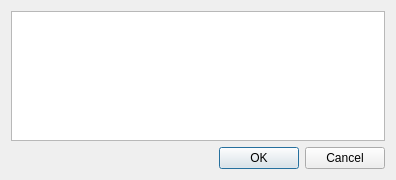
<?xml version="1.0" encoding="UTF-8"?>
<ui version="4.0">
 <class>dialogEditNotes</class>
 <widget class="QDialog" name="dialogEditNotes">
  <property name="geometry">
   <rect>
    <x>0</x>
    <y>0</y>
    <width>396</width>
    <height>180</height>
   </rect>
  </property>
  <property name="windowTitle">
   <string>Breakq Reminder - Edit Notes</string>
  </property>
  <property name="windowIcon">
   <iconset>
    <normaloff>:/Plant.png</normaloff>:/Plant.png</iconset>
  </property>
  <layout class="QVBoxLayout" name="verticalLayout">
   <item>
    <widget class="QPlainTextEdit" name="txtNewNotes"/>
   </item>
   <item>
    <layout class="QHBoxLayout" name="horizontalLayout">
     <item>
      <spacer name="horizontalSpacer">
       <property name="orientation">
        <enum>Qt::Horizontal</enum>
       </property>
       <property name="sizeHint" stdset="0">
        <size>
         <width>40</width>
         <height>20</height>
        </size>
       </property>
      </spacer>
     </item>
     <item>
      <widget class="QPushButton" name="btnOK">
       <property name="sizePolicy">
        <sizepolicy hsizetype="Preferred" vsizetype="Maximum">
         <horstretch>0</horstretch>
         <verstretch>0</verstretch>
        </sizepolicy>
       </property>
       <property name="text">
        <string>OK</string>
       </property>
      </widget>
     </item>
     <item>
      <widget class="QPushButton" name="btnCancel">
       <property name="sizePolicy">
        <sizepolicy hsizetype="Preferred" vsizetype="Maximum">
         <horstretch>0</horstretch>
         <verstretch>0</verstretch>
        </sizepolicy>
       </property>
       <property name="text">
        <string>Cancel</string>
       </property>
      </widget>
     </item>
    </layout>
   </item>
  </layout>
 </widget>
 <resources/>
 <connections/>
</ui>
